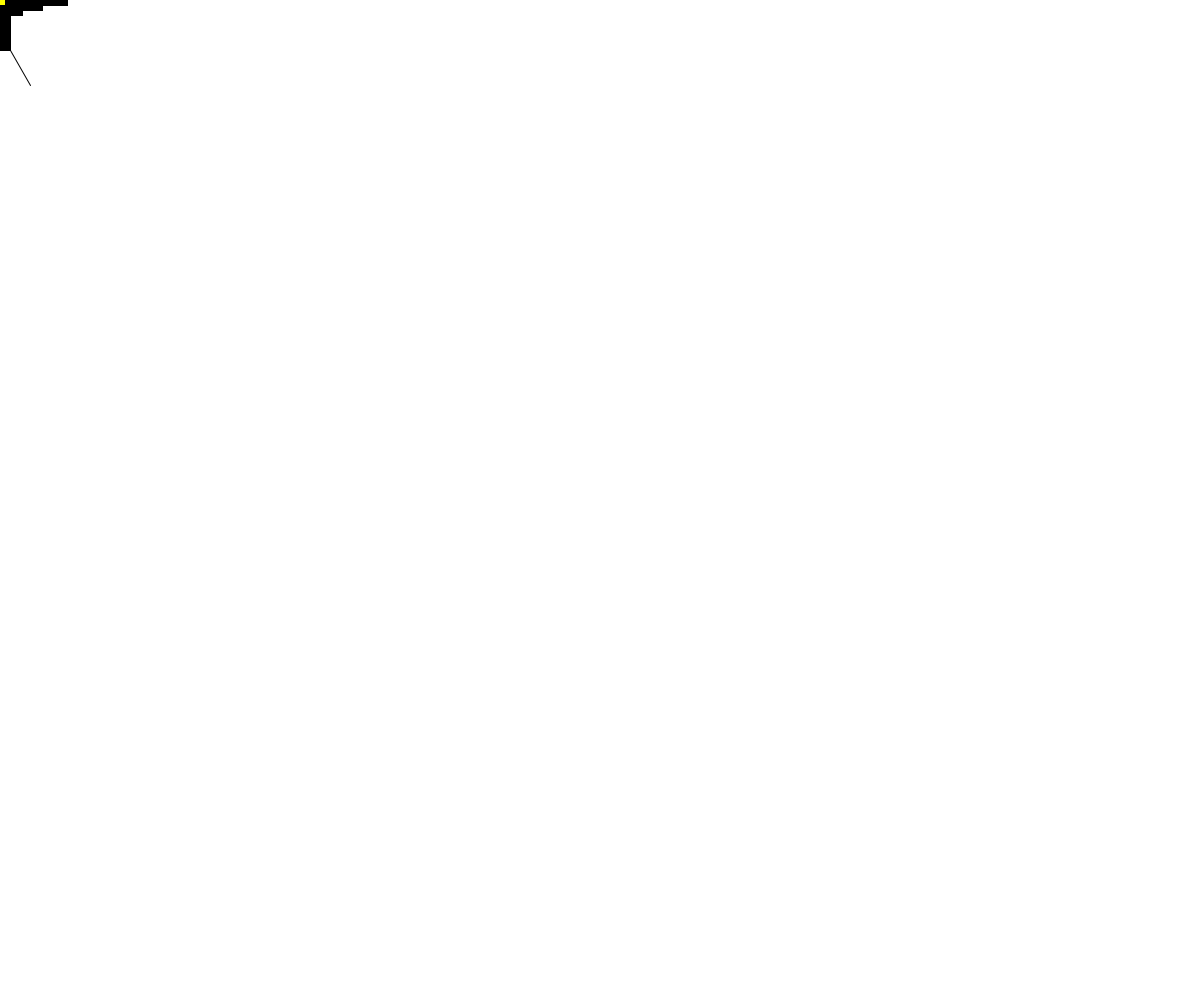
Frame 1 (no input)
Frame 60 (the mouse pressed at the canvas centre just before this capture): identical to frame 1, image omitted
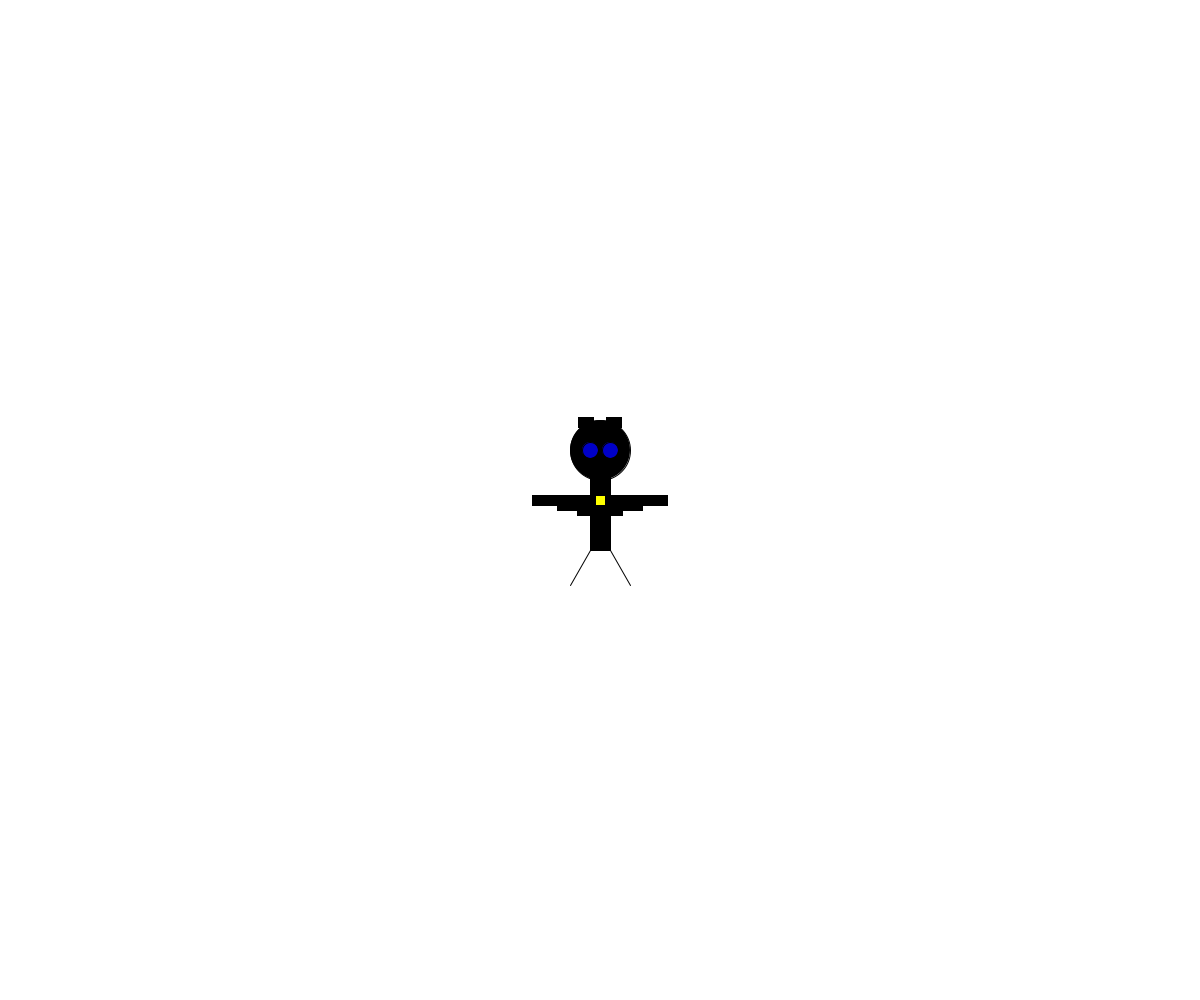
Frame 120 (the mouse held since frame 60 and released just before this capture)

The Processing sketch that drew these frames (run headless with seeded random() and noise(); from frame 60 on, the mouse is pressed at the canvas centre):

// Processing sketch: processing_122857
// ── processing_122857.pde

void setup(){
  size(1200,1000);
}

void draw(){
  background(255);                           //Achtergrond kleur
  rectMode(CENTER);                          //Vierkant in het midden
  fill(0,0,0);                               //Kleur lichaam  
  rect(mouseX,mouseY, 20, 100);              //Lichaam
  rect(mouseX -30,mouseY, 75, 10);           //Batwing
  rect(mouseX -20,mouseY +5, 45, 10);        //Batwing
  rect(mouseX -10,mouseY +10, 25, 10);       //Batwing
  rect(mouseX +30,mouseY, 75, 10);           //Batwing
  rect(mouseX +20,mouseY +5, 45, 10);        //Batwing
  rect(mouseX +10,mouseY +10, 25, 10);       //Batwing
  rect(mouseX -14,mouseY -78, 15, 10);       //Bathoorn
  rect(mouseX +14,mouseY -78, 15, 10);       //Bathoorn
  fill(255,255,0);                           //Kleur logo
  rect(mouseX,mouseY,10,10);                 //Logo
  fill(0,0,0);                               //Kleur hoofd  
  ellipse(mouseX, mouseY -50, 60, 60);       //Hoofd
  fill(0,0,200);                             //Kleur ogen
  ellipse(mouseX -10, mouseY -50, 16, 16);   //Linker oog
  ellipse(mouseX +10, mouseY -50, 16, 16);   //Rechter oog
  line(mouseX +10, mouseY +50, mouseX +30, mouseY +85);    //Rechter been
  line(mouseX -10, mouseY +50, mouseX -30, mouseY +85);     //Linker been
}
